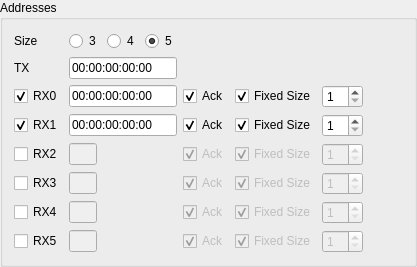
           <widget class="QGroupBox" name="adressesGroupBox">
            <property name="title">
             <string>Addresses</string>
            </property>
            <layout class="QGridLayout" name="gridLayout_4">
             <item row="0" column="1">
              <layout class="QHBoxLayout" name="horizontalLayout_4">
               <item>
                <widget class="QRadioButton" name="addressWidth3">
                 <property name="text">
                  <string>3</string>
                 </property>
                </widget>
               </item>
               <item>
                <widget class="QRadioButton" name="addressWidth4">
                 <property name="text">
                  <string>4</string>
                 </property>
                </widget>
               </item>
               <item>
                <widget class="QRadioButton" name="addressWidth5">
                 <property name="text">
                  <string>5</string>
                 </property>
                 <property name="checked">
                  <bool>true</bool>
                 </property>
                </widget>
               </item>
               <item>
                <spacer name="horizontalSpacer_6">
                 <property name="orientation">
                  <enum>Qt::Horizontal</enum>
                 </property>
                 <property name="sizeHint" stdset="0">
                  <size>
                   <width>40</width>
                   <height>20</height>
                  </size>
                 </property>
                </spacer>
               </item>
              </layout>
             </item>
             <item row="0" column="0">
              <widget class="QLabel" name="label_2">
               <property name="text">
                <string>Size</string>
               </property>
              </widget>
             </item>
             <item row="1" column="0">
              <widget class="QLabel" name="label_3">
               <property name="text">
                <string>TX</string>
               </property>
              </widget>
             </item>
             <item row="2" column="0">
              <widget class="QCheckBox" name="enRX0">
               <property name="text">
                <string>RX0</string>
               </property>
               <property name="checked">
                <bool>true</bool>
               </property>
              </widget>
             </item>
             <item row="7" column="0">
              <widget class="QCheckBox" name="enRX5">
               <property name="text">
                <string>RX5</string>
               </property>
              </widget>
             </item>
             <item row="4" column="0">
              <widget class="QCheckBox" name="enRX2">
               <property name="text">
                <string>RX2</string>
               </property>
              </widget>
             </item>
             <item row="5" column="1">
              <widget class="QFrame" name="rx3Settings">
               <property name="enabled">
                <bool>false</bool>
               </property>
               <layout class="QHBoxLayout" name="horizontalLayout_23">
                <property name="leftMargin">
                 <number>0</number>
                </property>
                <property name="topMargin">
                 <number>0</number>
                </property>
                <property name="rightMargin">
                 <number>0</number>
                </property>
                <property name="bottomMargin">
                 <number>0</number>
                </property>
                <item>
                 <layout class="QHBoxLayout" name="horizontalLayout_9">
                  <item>
                   <widget class="QLineEdit" name="rx3Address">
                    <property name="maximumSize">
                     <size>
                      <width>28</width>
                      <height>16777215</height>
                     </size>
                    </property>
                    <property name="inputMask">
                     <string/>
                    </property>
                    <property name="maxLength">
                     <number>2</number>
                    </property>
                   </widget>
                  </item>
                  <item>
                   <widget class="QLabel" name="rx3Label">
                    <property name="text">
                     <string/>
                    </property>
                   </widget>
                  </item>
                  <item>
                   <spacer name="horizontalSpacer_8">
                    <property name="orientation">
                     <enum>Qt::Horizontal</enum>
                    </property>
                    <property name="sizeHint" stdset="0">
                     <size>
                      <width>40</width>
                      <height>20</height>
                     </size>
                    </property>
                   </spacer>
                  </item>
                 </layout>
                </item>
                <item>
                 <widget class="QCheckBox" name="autoAckRx3">
                  <property name="text">
                   <string>Ack</string>
                  </property>
                  <property name="checked">
                   <bool>true</bool>
                  </property>
                 </widget>
                </item>
                <item>
                 <layout class="QHBoxLayout" name="horizontalLayout_17">
                  <item>
                   <widget class="QCheckBox" name="fixedPacketSizeRx3">
                    <property name="text">
                     <string>Fixed Size</string>
                    </property>
                    <property name="checked">
                     <bool>true</bool>
                    </property>
                   </widget>
                  </item>
                  <item>
                   <widget class="QSpinBox" name="packetSizeRx3">
                    <property name="minimum">
                     <number>1</number>
                    </property>
                    <property name="maximum">
                     <number>32</number>
                    </property>
                   </widget>
                  </item>
                 </layout>
                </item>
               </layout>
              </widget>
             </item>
             <item row="4" column="1">
              <widget class="QFrame" name="rx2Settings">
               <property name="enabled">
                <bool>false</bool>
               </property>
               <layout class="QHBoxLayout" name="horizontalLayout_22">
                <property name="leftMargin">
                 <number>0</number>
                </property>
                <property name="topMargin">
                 <number>0</number>
                </property>
                <property name="rightMargin">
                 <number>0</number>
                </property>
                <property name="bottomMargin">
                 <number>0</number>
                </property>
                <item>
                 <layout class="QHBoxLayout" name="horizontalLayout_8">
                  <item>
                   <widget class="QLineEdit" name="rx2Address">
                    <property name="sizePolicy">
                     <sizepolicy hsizetype="Minimum" vsizetype="Fixed">
                      <horstretch>0</horstretch>
                      <verstretch>0</verstretch>
                     </sizepolicy>
                    </property>
                    <property name="minimumSize">
                     <size>
                      <width>0</width>
                      <height>0</height>
                     </size>
                    </property>
                    <property name="maximumSize">
                     <size>
                      <width>28</width>
                      <height>16777215</height>
                     </size>
                    </property>
                    <property name="inputMask">
                     <string/>
                    </property>
                    <property name="text">
                     <string/>
                    </property>
                    <property name="maxLength">
                     <number>2</number>
                    </property>
                   </widget>
                  </item>
                  <item>
                   <widget class="QLabel" name="rx2Label">
                    <property name="text">
                     <string/>
                    </property>
                   </widget>
                  </item>
                  <item>
                   <spacer name="horizontalSpacer_7">
                    <property name="orientation">
                     <enum>Qt::Horizontal</enum>
                    </property>
                    <property name="sizeHint" stdset="0">
                     <size>
                      <width>40</width>
                      <height>20</height>
                     </size>
                    </property>
                   </spacer>
                  </item>
                 </layout>
                </item>
                <item>
                 <widget class="QCheckBox" name="autoAckRx2">
                  <property name="text">
                   <string>Ack</string>
                  </property>
                  <property name="checked">
                   <bool>true</bool>
                  </property>
                 </widget>
                </item>
                <item>
                 <layout class="QHBoxLayout" name="horizontalLayout_16">
                  <item>
                   <widget class="QCheckBox" name="fixedPacketSizeRx2">
                    <property name="text">
                     <string>Fixed Size</string>
                    </property>
                    <property name="checked">
                     <bool>true</bool>
                    </property>
                   </widget>
                  </item>
                  <item>
                   <widget class="QSpinBox" name="packetSizeRx2">
                    <property name="minimum">
                     <number>1</number>
                    </property>
                    <property name="maximum">
                     <number>32</number>
                    </property>
                   </widget>
                  </item>
                 </layout>
                </item>
               </layout>
              </widget>
             </item>
             <item row="1" column="1">
              <layout class="QHBoxLayout" name="horizontalLayout_26">
               <item>
                <widget class="QLineEdit" name="txAddress">
                 <property name="sizePolicy">
                  <sizepolicy hsizetype="Minimum" vsizetype="Fixed">
                   <horstretch>0</horstretch>
                   <verstretch>0</verstretch>
                  </sizepolicy>
                 </property>
                 <property name="maximumSize">
                  <size>
                   <width>16777215</width>
                   <height>16777215</height>
                  </size>
                 </property>
                 <property name="inputMask">
                  <string/>
                 </property>
                 <property name="text">
                  <string>00:00:00:00:00</string>
                 </property>
                 <property name="maxLength">
                  <number>14</number>
                 </property>
                </widget>
               </item>
               <item>
                <spacer name="horizontalSpacer_12">
                 <property name="orientation">
                  <enum>Qt::Horizontal</enum>
                 </property>
                 <property name="sizeHint" stdset="0">
                  <size>
                   <width>40</width>
                   <height>20</height>
                  </size>
                 </property>
                </spacer>
               </item>
               <item>
                <spacer name="horizontalSpacer_11">
                 <property name="orientation">
                  <enum>Qt::Horizontal</enum>
                 </property>
                 <property name="sizeHint" stdset="0">
                  <size>
                   <width>40</width>
                   <height>20</height>
                  </size>
                 </property>
                </spacer>
               </item>
              </layout>
             </item>
             <item row="6" column="0">
              <widget class="QCheckBox" name="enRX4">
               <property name="text">
                <string>RX4</string>
               </property>
              </widget>
             </item>
             <item row="3" column="1">
              <widget class="QFrame" name="rx1Settings">
               <layout class="QHBoxLayout" name="horizontalLayout_21">
                <property name="leftMargin">
                 <number>0</number>
                </property>
                <property name="topMargin">
                 <number>0</number>
                </property>
                <property name="rightMargin">
                 <number>0</number>
                </property>
                <property name="bottomMargin">
                 <number>0</number>
                </property>
                <item>
                 <widget class="QLineEdit" name="rx1Address">
                  <property name="sizePolicy">
                   <sizepolicy hsizetype="Minimum" vsizetype="Fixed">
                    <horstretch>0</horstretch>
                    <verstretch>0</verstretch>
                   </sizepolicy>
                  </property>
                  <property name="maximumSize">
                   <size>
                    <width>16777215</width>
                    <height>16777215</height>
                   </size>
                  </property>
                  <property name="inputMask">
                   <string/>
                  </property>
                  <property name="text">
                   <string>00:00:00:00:00</string>
                  </property>
                  <property name="maxLength">
                   <number>14</number>
                  </property>
                  <property name="frame">
                   <bool>true</bool>
                  </property>
                 </widget>
                </item>
                <item>
                 <widget class="QCheckBox" name="autoAckRx1">
                  <property name="text">
                   <string>Ack</string>
                  </property>
                  <property name="checked">
                   <bool>true</bool>
                  </property>
                 </widget>
                </item>
                <item>
                 <layout class="QHBoxLayout" name="horizontalLayout_15">
                  <item>
                   <widget class="QCheckBox" name="fixedPacketSizeRx1">
                    <property name="enabled">
                     <bool>true</bool>
                    </property>
                    <property name="text">
                     <string>Fixed Size</string>
                    </property>
                    <property name="checked">
                     <bool>true</bool>
                    </property>
                   </widget>
                  </item>
                  <item>
                   <widget class="QSpinBox" name="packetSizeRx1">
                    <property name="enabled">
                     <bool>true</bool>
                    </property>
                    <property name="minimum">
                     <number>1</number>
                    </property>
                    <property name="maximum">
                     <number>32</number>
                    </property>
                   </widget>
                  </item>
                 </layout>
                </item>
               </layout>
              </widget>
             </item>
             <item row="2" column="1">
              <widget class="QFrame" name="rx0Settings_2">
               <layout class="QHBoxLayout" name="rx0Settings">
                <property name="spacing">
                 <number>6</number>
                </property>
                <property name="leftMargin">
                 <number>0</number>
                </property>
                <property name="topMargin">
                 <number>0</number>
                </property>
                <property name="rightMargin">
                 <number>0</number>
                </property>
                <property name="bottomMargin">
                 <number>0</number>
                </property>
                <item>
                 <widget class="QLineEdit" name="rx0Address">
                  <property name="sizePolicy">
                   <sizepolicy hsizetype="Minimum" vsizetype="Fixed">
                    <horstretch>0</horstretch>
                    <verstretch>0</verstretch>
                   </sizepolicy>
                  </property>
                  <property name="minimumSize">
                   <size>
                    <width>0</width>
                    <height>0</height>
                   </size>
                  </property>
                  <property name="maximumSize">
                   <size>
                    <width>16777215</width>
                    <height>16777215</height>
                   </size>
                  </property>
                  <property name="inputMask">
                   <string/>
                  </property>
                  <property name="text">
                   <string>00:00:00:00:00</string>
                  </property>
                  <property name="maxLength">
                   <number>14</number>
                  </property>
                  <property name="frame">
                   <bool>true</bool>
                  </property>
                 </widget>
                </item>
                <item>
                 <widget class="QCheckBox" name="autoAckRx0">
                  <property name="text">
                   <string>Ack</string>
                  </property>
                  <property name="checked">
                   <bool>true</bool>
                  </property>
                 </widget>
                </item>
                <item>
                 <layout class="QHBoxLayout" name="horizontalLayout_14">
                  <item>
                   <widget class="QCheckBox" name="fixedPacketSizeRx0">
                    <property name="enabled">
                     <bool>true</bool>
                    </property>
                    <property name="text">
                     <string>Fixed Size</string>
                    </property>
                    <property name="checked">
                     <bool>true</bool>
                    </property>
                   </widget>
                  </item>
                  <item>
                   <widget class="QSpinBox" name="packetSizeRx0">
                    <property name="enabled">
                     <bool>true</bool>
                    </property>
                    <property name="minimum">
                     <number>1</number>
                    </property>
                    <property name="maximum">
                     <number>32</number>
                    </property>
                   </widget>
                  </item>
                 </layout>
                </item>
               </layout>
              </widget>
             </item>
             <item row="7" column="1">
              <widget class="QFrame" name="rx5Settings">
               <property name="enabled">
                <bool>false</bool>
               </property>
               <layout class="QHBoxLayout" name="horizontalLayout_25">
                <property name="leftMargin">
                 <number>0</number>
                </property>
                <property name="topMargin">
                 <number>0</number>
                </property>
                <property name="rightMargin">
                 <number>0</number>
                </property>
                <property name="bottomMargin">
                 <number>0</number>
                </property>
                <item>
                 <layout class="QHBoxLayout" name="horizontalLayout_11">
                  <item>
                   <widget class="QLineEdit" name="rx5Address">
                    <property name="maximumSize">
                     <size>
                      <width>28</width>
                      <height>16777215</height>
                     </size>
                    </property>
                    <property name="inputMask">
                     <string/>
                    </property>
                    <property name="maxLength">
                     <number>2</number>
                    </property>
                   </widget>
                  </item>
                  <item>
                   <widget class="QLabel" name="rxLabel">
                    <property name="text">
                     <string/>
                    </property>
                   </widget>
                  </item>
                  <item>
                   <spacer name="horizontalSpacer_10">
                    <property name="orientation">
                     <enum>Qt::Horizontal</enum>
                    </property>
                    <property name="sizeHint" stdset="0">
                     <size>
                      <width>40</width>
                      <height>20</height>
                     </size>
                    </property>
                   </spacer>
                  </item>
                 </layout>
                </item>
                <item>
                 <widget class="QCheckBox" name="autoAckRx5">
                  <property name="text">
                   <string>Ack</string>
                  </property>
                  <property name="checked">
                   <bool>true</bool>
                  </property>
                 </widget>
                </item>
                <item>
                 <layout class="QHBoxLayout" name="horizontalLayout_19">
                  <item>
                   <widget class="QCheckBox" name="fixedPacketSizeRx5">
                    <property name="text">
                     <string>Fixed Size</string>
                    </property>
                    <property name="checked">
                     <bool>true</bool>
                    </property>
                   </widget>
                  </item>
                  <item>
                   <widget class="QSpinBox" name="packetSizeRx5">
                    <property name="minimum">
                     <number>1</number>
                    </property>
                    <property name="maximum">
                     <number>32</number>
                    </property>
                   </widget>
                  </item>
                 </layout>
                </item>
               </layout>
              </widget>
             </item>
             <item row="5" column="0">
              <widget class="QCheckBox" name="enRX3">
               <property name="text">
                <string>RX3</string>
               </property>
              </widget>
             </item>
             <item row="3" column="0">
              <widget class="QCheckBox" name="enRX1">
               <property name="text">
                <string>RX1</string>
               </property>
               <property name="checked">
                <bool>true</bool>
               </property>
              </widget>
             </item>
             <item row="6" column="1">
              <widget class="QFrame" name="rx4Settings">
               <property name="enabled">
                <bool>false</bool>
               </property>
               <layout class="QHBoxLayout" name="horizontalLayout_24">
                <property name="leftMargin">
                 <number>0</number>
                </property>
                <property name="topMargin">
                 <number>0</number>
                </property>
                <property name="rightMargin">
                 <number>0</number>
                </property>
                <property name="bottomMargin">
                 <number>0</number>
                </property>
                <item>
                 <layout class="QHBoxLayout" name="horizontalLayout_10">
                  <item>
                   <widget class="QLineEdit" name="rx4Address">
                    <property name="maximumSize">
                     <size>
                      <width>28</width>
                      <height>16777215</height>
                     </size>
                    </property>
                    <property name="inputMask">
                     <string/>
                    </property>
                    <property name="maxLength">
                     <number>2</number>
                    </property>
                   </widget>
                  </item>
                  <item>
                   <widget class="QLabel" name="rx4Label">
                    <property name="text">
                     <string/>
                    </property>
                   </widget>
                  </item>
                  <item>
                   <spacer name="horizontalSpacer_9">
                    <property name="orientation">
                     <enum>Qt::Horizontal</enum>
                    </property>
                    <property name="sizeHint" stdset="0">
                     <size>
                      <width>40</width>
                      <height>20</height>
                     </size>
                    </property>
                   </spacer>
                  </item>
                 </layout>
                </item>
                <item>
                 <widget class="QCheckBox" name="autoAckRx4">
                  <property name="text">
                   <string>Ack</string>
                  </property>
                  <property name="checked">
                   <bool>true</bool>
                  </property>
                 </widget>
                </item>
                <item>
                 <layout class="QHBoxLayout" name="horizontalLayout_18">
                  <item>
                   <widget class="QCheckBox" name="fixedPacketSizeRx4">
                    <property name="text">
                     <string>Fixed Size</string>
                    </property>
                    <property name="checked">
                     <bool>true</bool>
                    </property>
                   </widget>
                  </item>
                  <item>
                   <widget class="QSpinBox" name="packetSizeRx4">
                    <property name="minimum">
                     <number>1</number>
                    </property>
                    <property name="maximum">
                     <number>32</number>
                    </property>
                   </widget>
                  </item>
                 </layout>
                </item>
               </layout>
              </widget>
             </item>
             <item row="1" column="2">
              <spacer name="horizontalSpacer_15">
               <property name="orientation">
                <enum>Qt::Horizontal</enum>
               </property>
               <property name="sizeHint" stdset="0">
                <size>
                 <width>40</width>
                 <height>20</height>
                </size>
               </property>
              </spacer>
             </item>
            </layout>
           </widget>
